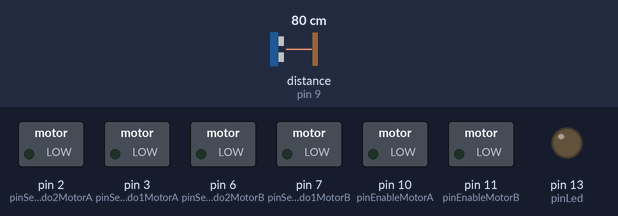
The sketch below on a simulated Arduino Uno, built with avr-gcc and run on an emulated ATmega328P. Parts: switched loads named in the sketch (green lamp = pin HIGH), output pins drawn as LEDs (lit = HIGH). The inputs (shaded band) are chosen by the test bench; at power-on: distance to the obstacle (sensor on pin 9) 80 cm. The echo pulse lasts 58.3 µs per cm.

Above: at 6.2 s.
6.3 s: distance to the obstacle (sensor on pin 9) set to 33 cm
7.8 s: distance to the obstacle (sensor on pin 9) set to 27 cm
At 10.5 s:
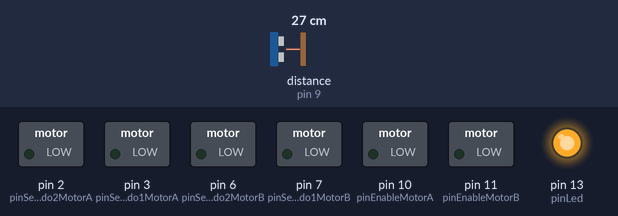
10.8 s: distance to the obstacle (sensor on pin 9) set to 35 cm
At 12.1 s:
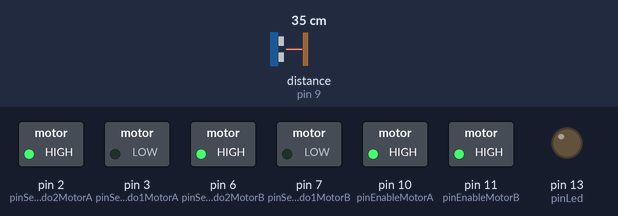
12.4 s: distance to the obstacle (sensor on pin 9) set to 2 cm
At 13.4 s:
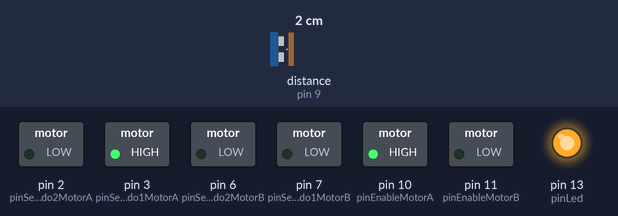
15.0 s: distance to the obstacle (sensor on pin 9) set to 60 cm
At 16.3 s:
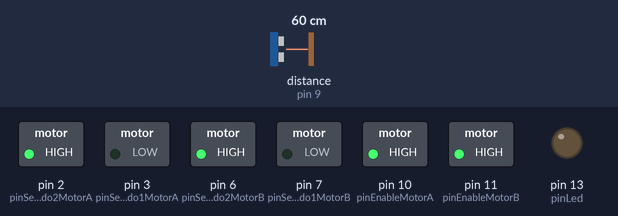
16.6 s: distance to the obstacle (sensor on pin 9) set to 4 cm
At 17.6 s:
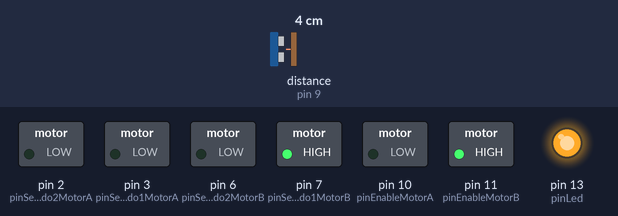
Timing chart, 0 to 20.0 s (numbered marks = the images above; inputs shaded):
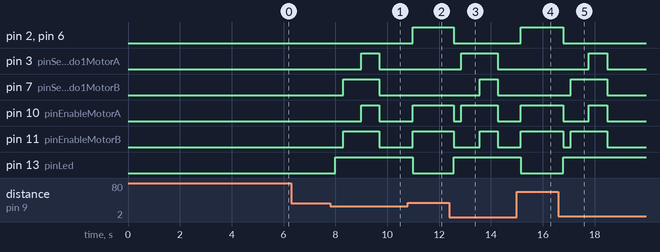

Measured:
- the behaviour switches between 31 and 30 cm on distance to the obstacle (sensor on pin 9) (found by bisection; images 0 and 1)
- after the input at 6.3 s, every drawn part: stays the same
- after the input at 7.8 s, pin 3 (pinSentido1MotorA), pin 10 (pinEnableMotorA): LOW → HIGH after 1.2 s, → LOW 0.70 s later; pin 7 (pinSentido1MotorB), pin 11 (pinEnableMotorB): LOW → HIGH after 0.50 s, → LOW 1.4 s later; pin 13 (pinLed): LOW → HIGH after 0.20 s
- after the input at 10.8 s, pin 2 (pinSentido2MotorA), pin 6 (pinSentido2MotorB), pin 10 (pinEnableMotorA), pin 11 (pinEnableMotorB): LOW → HIGH after 0.18 s; pin 13 (pinLed): HIGH → LOW after 0.18 s
- after the input at 12.4 s, pin 2 (pinSentido2MotorA): HIGH → LOW after 0.16 s; pin 3 (pinSentido1MotorA): LOW → HIGH after 0.46 s, → LOW 1.4 s later
- after the input at 15.0 s, pin 2 (pinSentido2MotorA), pin 6 (pinSentido2MotorB), pin 10 (pinEnableMotorA), pin 11 (pinEnableMotorB): LOW → HIGH after 0.14 s; pin 13 (pinLed): HIGH → LOW after 0.14 s
- after the input at 16.6 s, pin 2 (pinSentido2MotorA): HIGH → LOW after 0.18 s; pin 3 (pinSentido1MotorA): LOW → HIGH after 1.2 s, → LOW 0.70 s later

The sketch:

carrinho.ino
```cpp
#include <HCSR04.h>

//Definição de pinos
#define pingTrig 8
#define pingEcho 9


//Definição de parâmetros
#define distObstaculo 30 // distancia em centimetros
#define tempoLeitura 50 //minimo de intervalo para cada leitura
#define medidaDist 5 //quantidade de medidas armazenadas

//Parametros dos motores
#define pinEnableMotorA 10      //Porta Digital PWM~
#define pinEnableMotorB 11     //Porta Digital PWM~
#define pinSentido1MotorA 3
#define pinSentido2MotorA 2
#define pinSentido1MotorB 7
#define pinSentido2MotorB 6

//#define DEBUG

// Variaveis
boolean       obstaculo = false;
boolean       parar = false;
boolean       novaLeitura;
boolean       mediaSensor[medidaDist];
byte          posicao;
byte          contaObstaculo = 0;
unsigned long controleLeitura;
int defLado = 0;
int pinLed = 13;


//instanciando objetos
HCSR04 sensorHCSR04(pingTrig, pingEcho);


void setup() {
  pinMode(pinEnableMotorA, OUTPUT);
  pinMode(pinEnableMotorB, OUTPUT);
  pinMode(pinSentido1MotorA, OUTPUT);
  pinMode(pinSentido2MotorA, OUTPUT);
  pinMode(pinSentido1MotorB, OUTPUT);
  pinMode(pinSentido2MotorB, OUTPUT);
  pinMode(pinLed, OUTPUT);
  // put your setup code here, to run once:
  #ifdef DEBUG
    Serial.begin(9600);
    Serial.println(F("|================================================|"));
    Serial.println(F("|= Arduino com sensor de obstáculos ultrasônico =|"));
    Serial.println(F("|================================================|"));
  #endif
  for (byte i = 0; i < medidaDist ; i++){
    mediaSensor[i] = 0;
    #ifdef DEBUG
      Serial.print("Setando posição "); Serial.print(i); Serial.println(" do Array como FALSE.");
    #endif
  }
  posicao = 0;
  #ifdef DEBUG
    Serial.println("----- Fim do setup -----");
  #endif
  delay(5000);
}

void loop() {

  novaLeitura = false;

  if (millis() - controleLeitura > tempoLeitura){
    if (sensorHCSR04.dist() <= distObstaculo){
      obstaculo = true;
      novaLeitura = true;
    } else {
      obstaculo = false;
      novaLeitura = true;
    }
    controleLeitura = millis();
  }

  if (novaLeitura == true){

    mediaSensor[posicao] = obstaculo;
    posicao = posicao + 1;

    for (byte i = 0 ; i < medidaDist ; i++){
      if (mediaSensor[i] == 1) contaObstaculo++;
    }

    if ( contaObstaculo >= ((medidaDist/2) +1)){
      if(parar == false){
        parar = true;
        pararMotor();
        digitalWrite(pinLed, HIGH);
        Serial.println("PARAR!");
        delay(300);
        if (defLado == 0) {
          defLado = 1;
          curvaPraTrasEsq();
        } else {
          defLado = 0;
          curvaPraTrasDir();
        }
        delay(700);
        pararMotor();
        andarPraTras();
        delay(700);
        pararMotor();
      }
    } else {
      if(parar == true){
        parar = false;
        andarPraFrente();
        digitalWrite(pinLed, LOW);
        Serial.println("Seguir.");
      }
    }

    contaObstaculo = 0;
    if ( posicao > medidaDist ){
      posicao = 0;
    }
  }
}

void andarPraFrente() {
     digitalWrite(pinEnableMotorA, HIGH);
     digitalWrite(pinSentido1MotorA, LOW);
     digitalWrite(pinSentido2MotorA, HIGH);
     digitalWrite(pinEnableMotorB, HIGH);
     digitalWrite(pinSentido1MotorB, LOW);
     digitalWrite(pinSentido2MotorB, HIGH);
}

void andarPraTras() {
     digitalWrite(pinEnableMotorA, HIGH);
     digitalWrite(pinSentido1MotorA, HIGH);
     digitalWrite(pinSentido2MotorA, LOW);
     digitalWrite(pinEnableMotorB, HIGH);
     digitalWrite(pinSentido1MotorB, HIGH);
     digitalWrite(pinSentido2MotorB, LOW);
}

void curvaPraTrasEsq() {
     digitalWrite(pinEnableMotorA, LOW);
     digitalWrite(pinSentido1MotorA, LOW);
     digitalWrite(pinSentido2MotorA, LOW);
     digitalWrite(pinEnableMotorB, HIGH);
     digitalWrite(pinSentido1MotorB, HIGH);
     digitalWrite(pinSentido2MotorB, LOW);
}

void curvaPraTrasDir() {
     digitalWrite(pinEnableMotorA, HIGH);
     digitalWrite(pinSentido1MotorA, HIGH);
     digitalWrite(pinSentido2MotorA, LOW);
     digitalWrite(pinEnableMotorB, LOW);
     digitalWrite(pinSentido1MotorB, LOW);
     digitalWrite(pinSentido2MotorB, LOW);
}

void pararMotor() {
     digitalWrite(pinEnableMotorA, LOW);
     digitalWrite(pinSentido1MotorA, LOW);
     digitalWrite(pinSentido2MotorA, LOW);
     digitalWrite(pinEnableMotorB, LOW);
     digitalWrite(pinSentido1MotorB, LOW);
     digitalWrite(pinSentido2MotorB, LOW);
}
```
